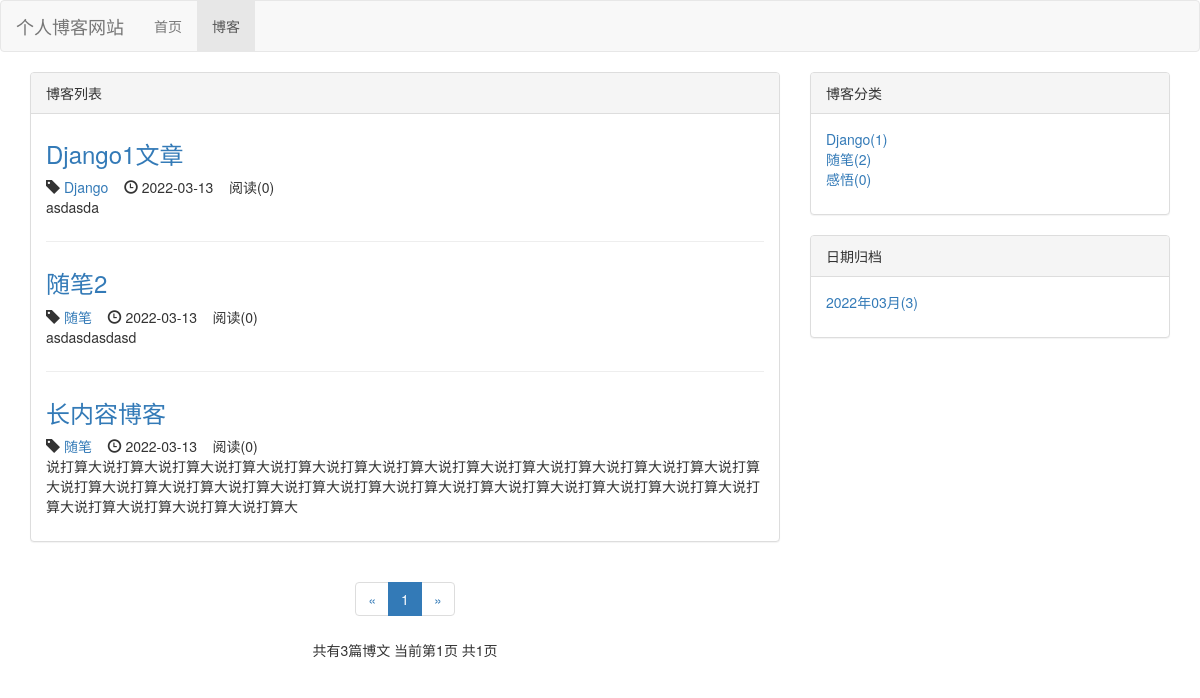
Before: /blog/ with the older database file.
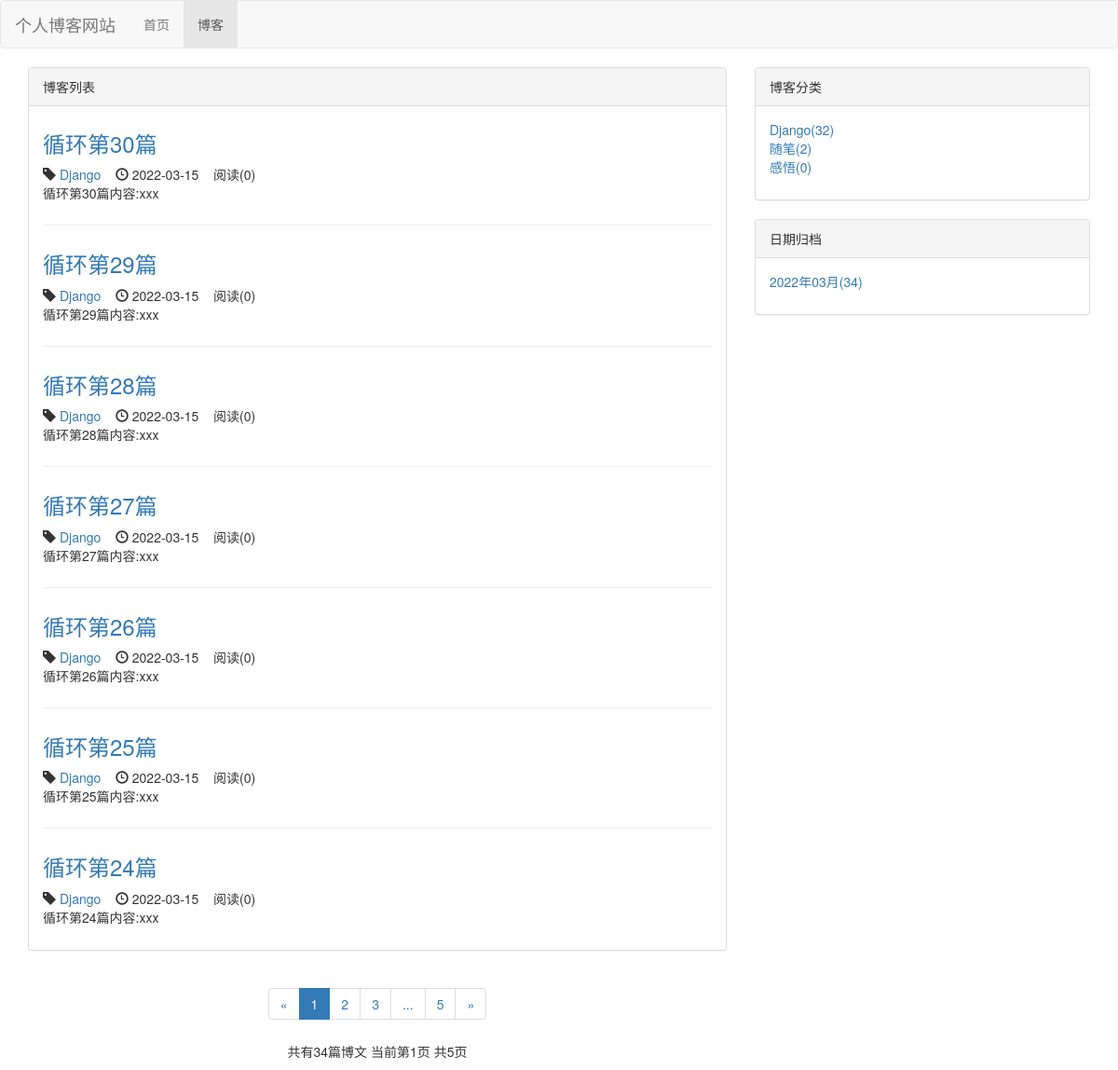
After: the same page with the newer database file.
### blog/models.py (models this page shows, shortened)
class Blog(models.Model, ReadNumExpandMethod):
    title = models.CharField(max_length=50)
    blog_type = models.ForeignKey(BlogType, on_delete=models.DO_NOTHING)
    content = RichTextUploadingField()
    author = models.ForeignKey(User, on_delete=models.DO_NOTHING)
    create_time = models.DateTimeField(auto_now_add=True)
    last_update_time = models.DateTimeField(auto_now=True)
    read_details = GenericRelation(ReadDetail)
    class Meta:
        ordering = ["-create_time"]

class BlogType(models.Model):
    type_name = models.CharField(max_length=15)
    def __str__(self):
        return self.type_name

### blog/views.py (the view)
# urls.py: path('', views.blog_list, name='blog_list'),
def blog_list(request):
    blogs_all_list = Blog.objects.all()
    context = get_blog_list_common_data(request, blogs_all_list)
    return render(request, 'blog/blog_list.html', context)

### read_statistics/models.py (called while the page is built)
    def get_read_num(self):
        try:
            ct = ContentType.objects.get_for_model(self)
            readnum = ReadNum.objects.get(content_type=ct, object_id=self.pk)
            return readnum.read_num
        except exceptions.ObjectDoesNotExist:
            return 0

### blog/templates/blog/blog_list.html (shortened to what the changed rows need)
{% extends 'base.html' %}
{% load staticfiles %}
{% block header_extends %}
    <link rel="stylesheet" href="{% static 'blog/blog.css' %}">
{% endblock header_extends %}
{% block content %}
<div class="container">
    <div class="row">
        <div class="col-xs-12 col-sm-8 col-md-8">
            <div class="panel panel-default">
                <div class="panel-body">
                    {% for blog in blogs %}
                        <div class="blog">
                            <h3>
                                <a href="{% url 'blog_detail' blog.pk %}">{{ blog.title }}</a>
                            </h3>
                            <p class="blog-info">
                                <span class="glyphicon glyphicon-tag"></span> <a href="{% url 'blogs_with_type' blog.blog_type.pk %}">{{ blog.blog_type }}</a>
                                <span class="glyphicon glyphicon-time"></span> {{ blog.create_time|date:"Y-m-d" }}
                                &nbsp;&nbsp;
                                阅读({{ blog.get_read_num }})
                            </p>
                            <p>{{ blog.content|striptags|truncatechars:120 }}</p>
                        </div>
                    {% empty %}
                        <p>暂无博客 敬请期待</p>
                    {% endfor %}
                </div>
            </div>
            <div class="paginator">
                <ul class="pagination">
                    <li>
                    </li>
                    {% for page_num in page_range %}
                        {% if page_num == page_of_blogs.number %}
                            <li class="active"><a href="?page={{ page_num }}">{{ page_num }}</a></li>
                        {% else %}
                            {% if page_num == '...' %}
                                <li><span>{{ page_num }}</span></li>
                            {% else %}
                                <li><a href="?page={{ page_num }}">{{ page_num }}</a></li>
                            {% endif %}
                        {% endif %}
                    {% endfor %}
                    <li>
                    {% if page_of_blogs.has_next %}
                        <a href="?page={{ page_of_blogs.next_page_number }}" aria-label="Next">
                            <span aria-hidden="true">&raquo;</span>
                        </a>
                    {% else %}
                        <span aria-hidden="true">&raquo;</span>
                    {% endif %}
                    </li>
                </ul>
                <p>共有{{ page_of_blogs.paginator.count }}篇博文
                   当前第{{ page_of_blogs.number }}页
                   共{{ page_of_blogs.paginator.num_pages  }}页
                </p>
            </div>
        </div>
        <div class="hidden-xs col-sm-4 col-md-4">
            <div class="panel panel-default">
                <div class="panel-body">
                    <ul class="blog-types">
                        {% for blog_type in blog_types %}
                            <li>
                                <a href="{% url 'blogs_with_type' blog_type.pk %}">
                                    {{ blog_type.type_name }}({{ blog_type.blog_count }})
                                </a>
                            </li>
                        {% empty %}
                            <li>暂无分类</li>
                        {% endfor %}
                    </ul>
                </div>
              </div>
            <div class="panel panel-default">
                <div class="panel-body">
                    <ul>
                        {% for blog_date, blog_count in blog_dates.items %}
                            <li>
                                <a href="{% url 'blogs_with_date' blog_date.year blog_date.month %}">{{ blog_date|date:"Y年m月" }}({{ blog_count }})</a>
                            </li>
                        {% endfor %}
                    </ul>
                </div>
            </div>
        </div>
    </div>
</div>
{% endblock content %}

Changed rows visible on the page:
no longer on this page (row unchanged): Blog: title "Django1文章", blog_type "Django", create_time "2022-03-13", get_read_num "0", content "asdasda"
no longer on this page (row unchanged): Blog: title "随笔2", blog_type "随笔", create_time "2022-03-13", get_read_num "0", content "asdasdasdasd"
no longer on this page (row unchanged): Blog: title "长内容博客", blog_type "随笔", create_time "2022-03-13", get_read_num "0", content "说打算大说打算大说打算大说打算大说打算大说打算大说打算大说打算大说打算大说打算大说打算大说打算大说打算大说打算大说打算大说打算大说打算大说打算大说打算大说打算大说打算大说打算大说打算大说打算大说打算大说打算大说打算大说打算大说打算大说打算大"
added Blog: title "循环第30篇", blog_type "Django", create_time "2022-03-15", get_read_num "0", content "循环第30篇内容:xxx"
added Blog: title "循环第29篇", blog_type "Django", create_time "2022-03-15", get_read_num "0", content "循环第29篇内容:xxx"
added Blog: title "循环第28篇", blog_type "Django", create_time "2022-03-15", get_read_num "0", content "循环第28篇内容:xxx"
added Blog: title "循环第27篇", blog_type "Django", create_time "2022-03-15", get_read_num "0", content "循环第27篇内容:xxx"
added Blog: title "循环第26篇", blog_type "Django", create_time "2022-03-15", get_read_num "0", content "循环第26篇内容:xxx"
added Blog: title "循环第25篇", blog_type "Django", create_time "2022-03-15", get_read_num "0", content "循环第25篇内容:xxx"
added Blog: title "循环第24篇", blog_type "Django", create_time "2022-03-15", get_read_num "0", content "循环第24篇内容:xxx"
computed for BlogType "Django": blog_count "1" → "32"
Other visible differences:
{{ page_of_blogs.paginator.count }}: "3" → "34"
{{ page_of_blogs.paginator.num_pages }}: "1" → "5"
new list line: "2"
new list line: "3"
new list line: "5"
new list line: "2022年03月 ( 34 )"
list line gone: "2022年03月 ( 3 )"
